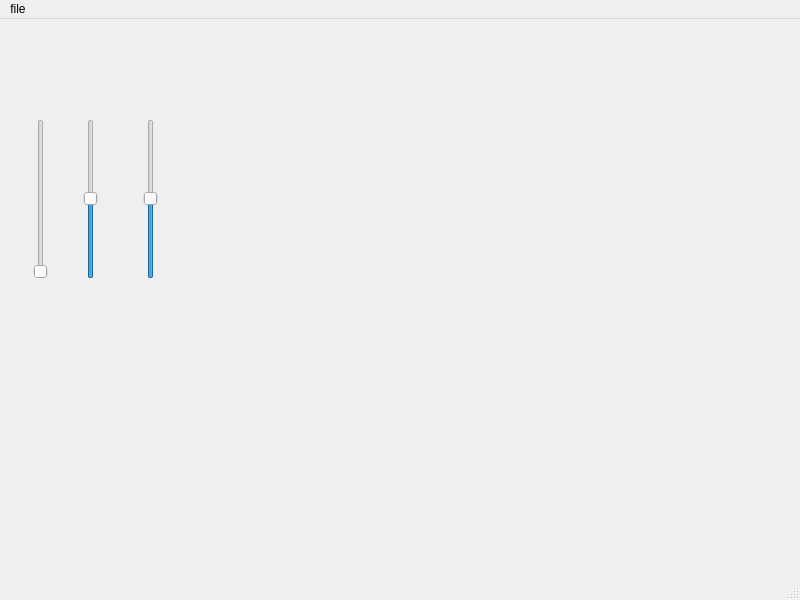
<?xml version="1.0" encoding="UTF-8"?>
<ui version="4.0">
 <class>MainWindow</class>
 <widget class="QMainWindow" name="MainWindow">
  <property name="geometry">
   <rect>
    <x>0</x>
    <y>0</y>
    <width>800</width>
    <height>600</height>
   </rect>
  </property>
  <property name="windowTitle">
   <string>MainWindow</string>
  </property>
  <widget class="QWidget" name="centralwidget">
   <widget class="QLabel" name="label">
    <property name="geometry">
     <rect>
      <x>230</x>
      <y>50</y>
      <width>531</width>
      <height>421</height>
     </rect>
    </property>
    <property name="text">
     <string/>
    </property>
   </widget>
   <widget class="QSlider" name="Lslider">
    <property name="geometry">
     <rect>
      <x>30</x>
      <y>100</y>
      <width>22</width>
      <height>160</height>
     </rect>
    </property>
    <property name="maximum">
     <number>100</number>
    </property>
    <property name="orientation">
     <enum>Qt::Orientation::Vertical</enum>
    </property>
   </widget>
   <widget class="QSlider" name="aslider">
    <property name="geometry">
     <rect>
      <x>80</x>
      <y>100</y>
      <width>22</width>
      <height>160</height>
     </rect>
    </property>
    <property name="minimum">
     <number>-128</number>
    </property>
    <property name="maximum">
     <number>127</number>
    </property>
    <property name="orientation">
     <enum>Qt::Orientation::Vertical</enum>
    </property>
   </widget>
   <widget class="QSlider" name="bslider">
    <property name="geometry">
     <rect>
      <x>140</x>
      <y>100</y>
      <width>22</width>
      <height>160</height>
     </rect>
    </property>
    <property name="minimum">
     <number>-128</number>
    </property>
    <property name="maximum">
     <number>127</number>
    </property>
    <property name="orientation">
     <enum>Qt::Orientation::Vertical</enum>
    </property>
   </widget>
  </widget>
  <widget class="QMenuBar" name="menubar">
   <property name="geometry">
    <rect>
     <x>0</x>
     <y>0</y>
     <width>800</width>
     <height>24</height>
    </rect>
   </property>
   <widget class="QMenu" name="menufile">
    <property name="title">
     <string>file</string>
    </property>
    <addaction name="actionexit"/>
    <addaction name="actionopen"/>
   </widget>
   <addaction name="menufile"/>
  </widget>
  <widget class="QStatusBar" name="statusbar"/>
  <action name="actionexit">
   <property name="text">
    <string>exit</string>
   </property>
  </action>
  <action name="actionopen">
   <property name="text">
    <string>open</string>
   </property>
  </action>
 </widget>
 <resources/>
 <connections>
  <connection>
   <sender>actionexit</sender>
   <signal>triggered()</signal>
   <receiver>MainWindow</receiver>
   <slot>close()</slot>
   <hints>
    <hint type="sourcelabel">
     <x>-1</x>
     <y>-1</y>
    </hint>
    <hint type="destinationlabel">
     <x>399</x>
     <y>299</y>
    </hint>
   </hints>
  </connection>
 </connections>
</ui>
